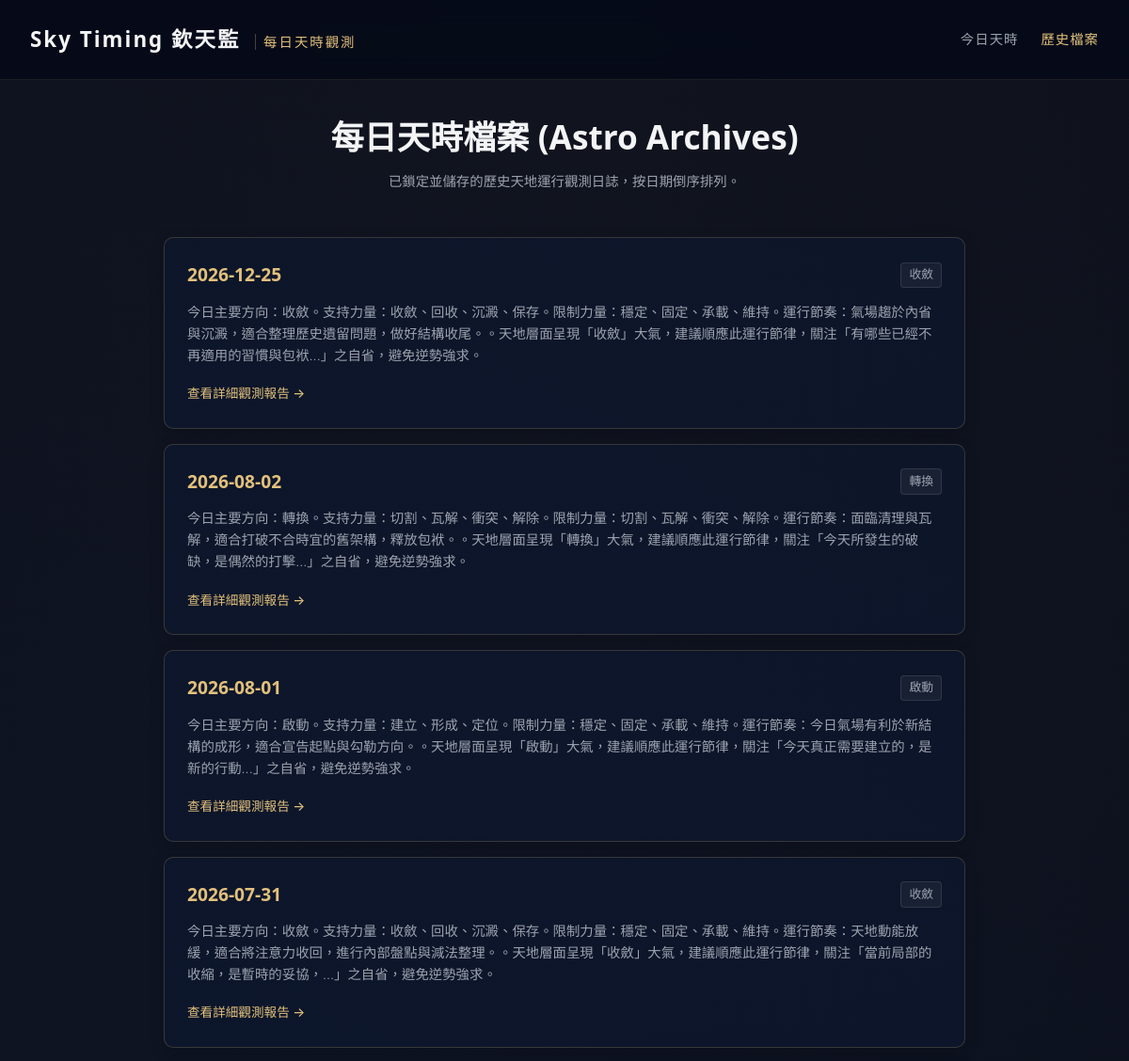
Page /archive (upper part) on the earlier database version.
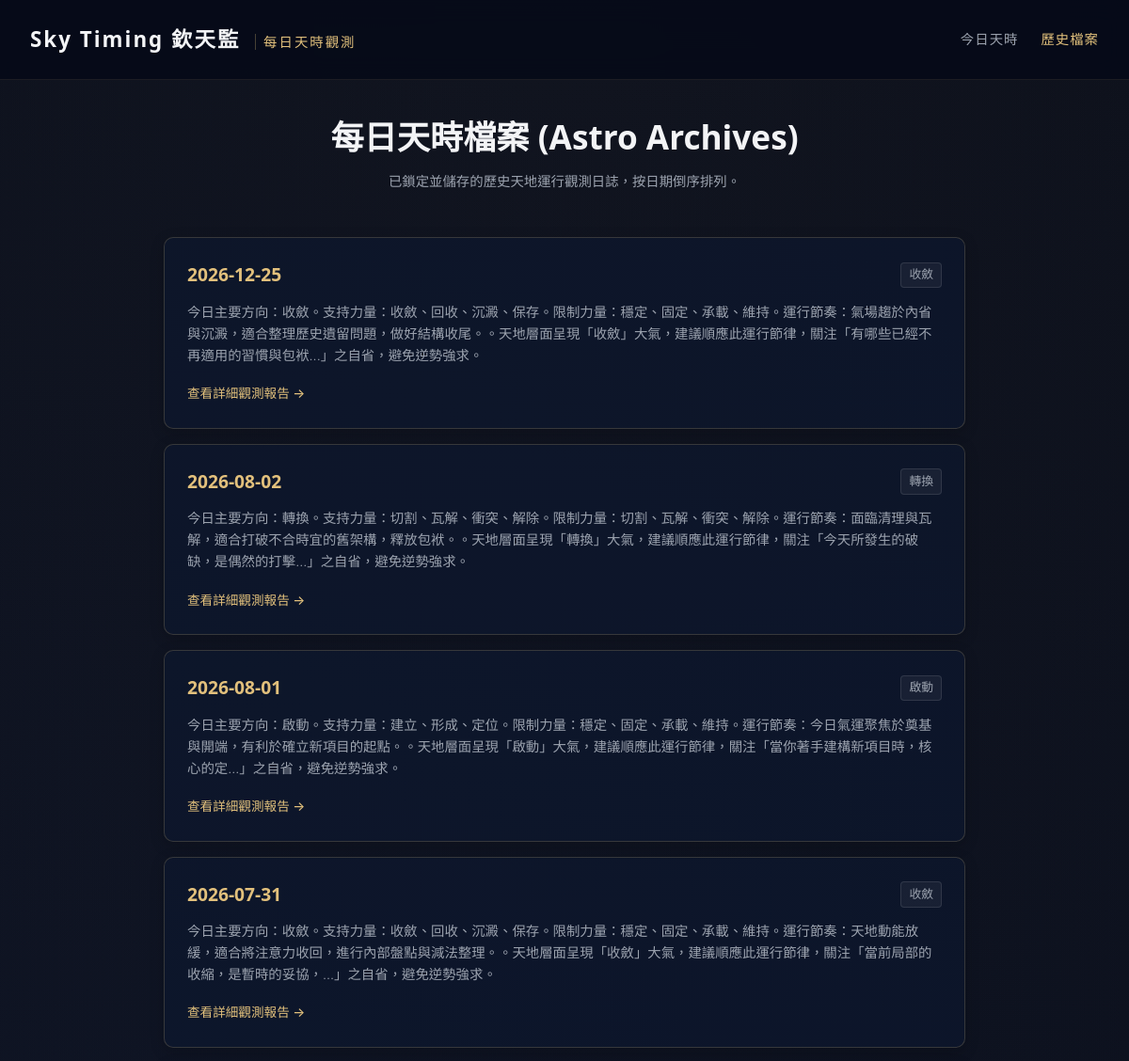
Same page on the later database version.
### tables this page shows
CREATE TABLE daily_states (
            id INTEGER PRIMARY KEY AUTOINCREMENT,
            date TEXT NOT NULL,
            timezone TEXT NOT NULL,
            city TEXT NOT NULL,
            raw_timing_data TEXT NOT NULL,
            semantic_vectors TEXT NOT NULL,
            primary_force TEXT NOT NULL,
            secondary_force TEXT NOT NULL,
            constraint_force TEXT NOT NULL,
            daily_rhythm TEXT NOT NULL,
            daily_summary TEXT NOT NULL,
            reflection_question TEXT NOT NULL,
            created_at TEXT NOT NULL,
            UNIQUE(date, timezone, city)
        );

### app.py (the view)
@app.get("/archive", response_class=HTMLResponse)
def read_archive(request: Request):
    states = get_all_daily_states()
    return templates.TemplateResponse(request=request, name="archive.html", context={"request": request, "states": states})

### templates/archive.html (shortened to what this page needs)
<!DOCTYPE html>
<html lang="zh-TW">
<head>
    <link rel="stylesheet" href="/static/style.css">
</head>
<body>
    <header class="app-header">
        <div class="logo">Sky Timing 欽天監 <span>每日天時觀測</span></div>
        <nav class="app-nav">
            <a href="/">今日天時</a>
            <a href="/archive" class="active">歷史檔案</a>
        </nav>
    </header>
    <main class="container">
        <section class="archive-header">
            <h1>每日天時檔案 (Astro Archives)</h1>
            <p class="section-desc">已鎖定並儲存的歷史天地運行觀測日誌，按日期倒序排列。</p>
        </section>
        <section class="archive-list-container">
            {% if states %}
                {% for st in states %}
                <div class="archive-item-card">
                    <div class="archive-date-row">
                        <span class="archive-date gold-text">{{ st.date }}</span>
                        <span class="archive-rhythm-badge">{{ st.daily_rhythm }}</span>
                    </div>
                    <p class="archive-summary">{{ st.daily_summary }}</p>
                    <a href="/date/{{ st.date }}" class="btn-text-gold">查看詳細觀測報告 →</a>
                </div>
                {% endfor %}
            {% else %}
                <div class="card empty-card">
                    <p>目前尚無歷史檔案記錄。請先在前台查詢或自動生成特定日期天時。</p>
                </div>
            {% endif %}
        </section>
    </main>
</body>
</html>

Differences in the rows shown:
removed daily_states: date "2026-08-01", daily_rhythm "啟動", daily_summary "今日主要方向：啟動。支持力量：建立、形成、定位。限制力量：穩定、固定、承載、維持。運行節奏：今日氣場有利於新結構的成形，適合宣告起點與勾勒方向。。天地層面呈現「啟動」大氣，建議順應此運行節律，關注「今天真正需要建立的，是新的行動...」之自省，避免逆勢強求。"
added daily_states: date "2026-08-01", daily_rhythm "啟動", daily_summary "今日主要方向：啟動。支持力量：建立、形成、定位。限制力量：穩定、固定、承載、維持。運行節奏：今日氣運聚焦於奠基與開端，有利於確立新項目的起點。。天地層面呈現「啟動」大氣，建議順應此運行節律，關注「當你著手建構新項目時，核心的定...」之自省，避免逆勢強求。"
